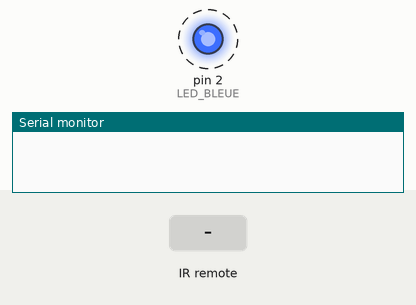
Bench run of a sketch on a simulated Arduino Uno, built with avr-gcc and run on an emulated ATmega328P. Parts: output pins drawn as LEDs (lit = HIGH), the last lines printed to the serial monitor. Dashed ring = blinking. The inputs (shaded band) are chosen by the test bench.

Above: at 2.8 s.
2.9 s: infrared code 0xE718FF00 received
At 3.4 s:
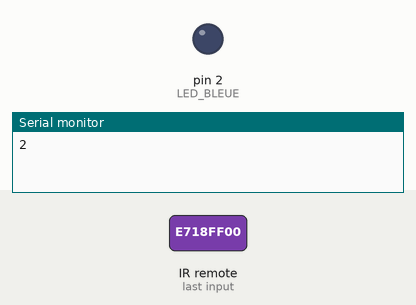
At 4.4 s:
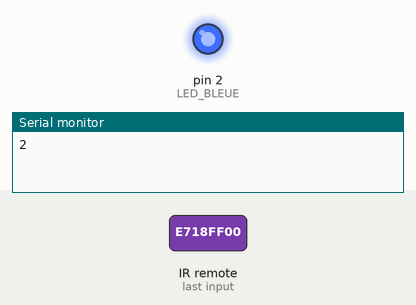
4.5 s: infrared code 0x1EDC7395 received
Timing chart, 0 to 12.6 s (numbered marks = the images above; inputs shaded):
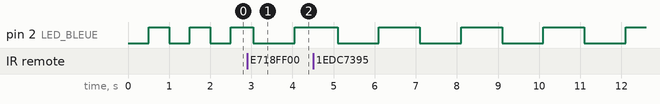

Measured:
- by itself, pin 2 (LED_BLEUE): alternates HIGH for 1.0 s and LOW for 1.0 s

The sketch:

LED__telecommande.ino
```cpp
#include <IRremote.h> // include the IRremote library
#define RECEIVER_PIN 3// define the IR receiver pin
#define LED_BLEUE 2
int type = 1;

void flash(int type)
{
  digitalWrite(LED_BLEUE, LOW);
  delay(type*500);
  digitalWrite(LED_BLEUE, HIGH);
  delay(type*500);

}
// create a results object of the decode_results class
void setup() {
  IrReceiver.begin(RECEIVER_PIN, ENABLE_LED_FEEDBACK);
  Serial.begin(9600);
 pinMode(LED_BLEUE, OUTPUT);
  // begin serial communication with a baud rate of 9600
  // enable blinking of the built-in LED when an IR signal is received
}

void loop() {
  flash(type);
if (IrReceiver.decode()) { // decode the received signal and store it in results

      switch(IrReceiver.decodedIRData.decodedRawData)
      {
        case 4077715200:
        Serial.println(1);
        type = 1;
        break;

        case 3877175040:
        case 517763989:
        case 3458580836:
        Serial.println(2);
        type = 2;
        break;

        case 2707357440:
        Serial.println(3);
        type = 3;
        break;

        default:
        Serial.print("AUTRE : ");
        Serial.println(IrReceiver.decodedIRData.decodedRawData);
        break;

      }


      //Serial.println(IrReceiver.decodedIRData.decodedRawData, HEX);
      //IrReceiver.printIRResultShort(&Serial); // optional use new print version
      delay(50);
      IrReceiver.resume();

}

}
```
